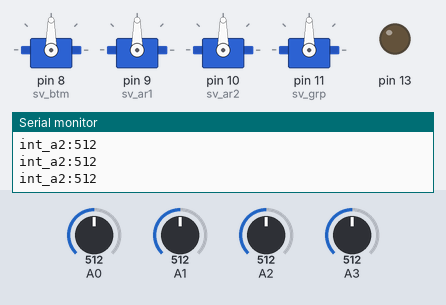
Recording of a sketch running on a simulated Arduino Uno, built with avr-gcc and run on an emulated ATmega328P. Parts: 4 × servo, output pins drawn as LEDs (lit = HIGH), the last lines printed to the serial monitor. Inputs (shaded band) come from the test bench; at power-on: A2 = 512, A0 = 512, A1 = 512, A3 = 512.

Above: at 1.2 s.
1.3 s: A2 set to 785
4.3 s: A2 set to 811
At 4.76 s:
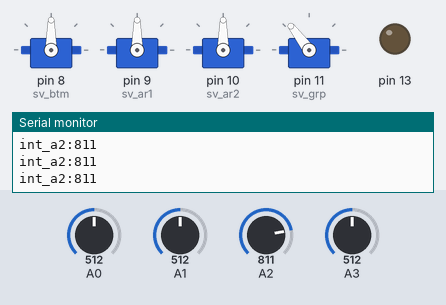
At 5.2 s:
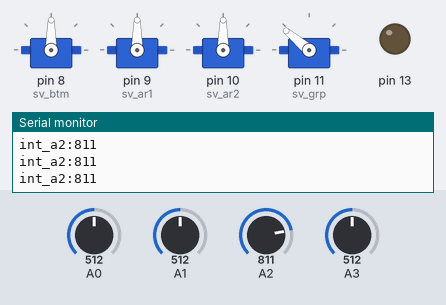
6.4 s: A0 set to 791
9.4 s: A0 set to 809
At 11.0 s:
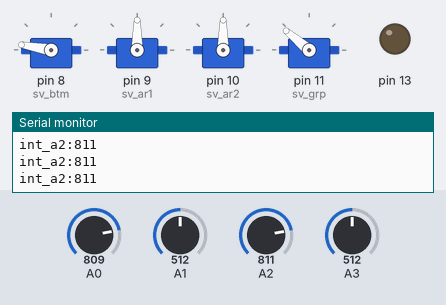
11.8 s: A1 set to 790
13.3 s: A1 set to 818
At 14.6 s:
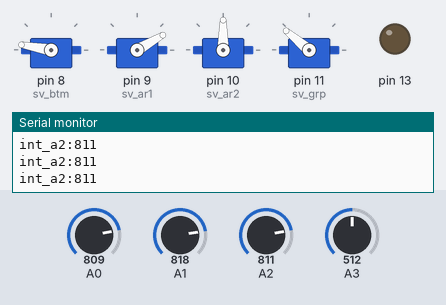
Timing chart, 0 to 16.3 s (numbered marks = the images above; inputs shaded):
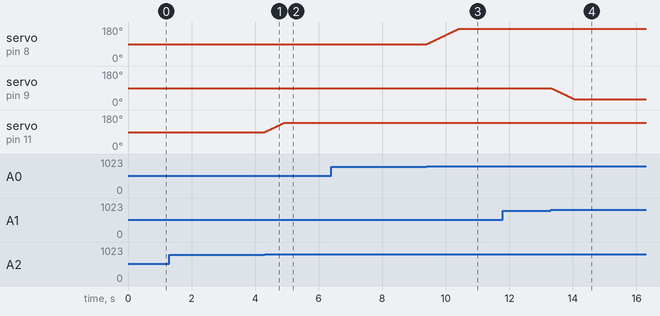

Measured:
- the behaviour switches between 800 and 801 on A2 (found by bisection; images 0 and 1)
- the behaviour switches between 800 and 801 on A0 (found by bisection; images 2 and 3)
- the behaviour switches between 800 and 801 on A1 (found by bisection; images 3 and 4)
- after the input at 4.3 s, servo on pin 11 (sv_grp): moves from 90° to 140° over 0.61 s, starting at once
- after the input at 9.4 s, servo on pin 8 (sv_btm): moves from 90° to 170° over 0.99 s, starting at once
- after the input at 13.3 s, servo on pin 9 (sv_ar1): moves from 90° to 30° over 0.74 s, starting at once

The sketch:

degree_joystick.ino
```cpp
#include <Servo.h>

Servo sv_btm;
Servo sv_ar1;
Servo sv_ar2;
Servo sv_grp;

int SENSE = 1;

int val_btm = 90;
int val_ar1 = 90;
int val_ar2 = 90;
int val_grp = 90;

String inputString = "";
bool stringComplete = false;

void setup() {
	Serial.begin(9600);
	sv_btm.attach(8);
	sv_ar1.attach(9);
	sv_ar2.attach(10);
	sv_grp.attach(11);

	sv_btm.write(val_btm);
	sv_ar1.write(val_ar1);
	sv_ar2.write(val_ar2);
	sv_grp.write(val_grp);

  pinMode(13, OUTPUT);
  Serial.begin(9600);
  inputString.reserve(200);
}

void loop(){
	int int_a0 = analogRead(A0);
	int int_a1 = analogRead(A1);
	int int_a3 = analogRead(A3);
	int int_a2 = analogRead(A2);

	//Serial.println("int_a0:"+String(int_a0));
	//Serial.println("int_a1:"+String(int_a1));
	//Serial.println("int_a3:"+String(int_a3));
	Serial.println("int_a2:"+String(int_a2));
  if (stringComplete) {
    if(inputString=="a\n"){
      val_ar2+=90;
    }
    if(inputString=="b\n"){
      val_ar2-=90;
    }
    inputString="";
    stringComplete = false;
  }
	if (int_a0 > 800) {
		val_btm += SENSE;
	}
	if (int_a0 < 200) {
		val_btm -= SENSE;
	}
	val_btm = constrain(val_btm, 90-80, 90+80);

	if (int_a1 > 800) {
		val_ar1 -= SENSE;
	}
	if (int_a1 < 200) {
		val_ar1 += SENSE;
	}
	val_ar1 = constrain(val_ar1, 90-60, 90+60);

	if (int_a3 > 800) {
		val_ar2 += SENSE;
	}
	if (int_a3 < 200) {
		val_ar2 -= SENSE;
	}
	val_ar2 = constrain(val_ar2, 90-60, 90+60);

	if (int_a2 > 800) {
		val_grp += SENSE;
	}
	if (int_a2 < 200) {
		val_grp -= SENSE;
	}
	val_grp = constrain(val_grp, 90, 90+50);

	sv_btm.write(val_btm);
	sv_ar1.write(val_ar1);
	sv_ar2.write(val_ar2);
	sv_grp.write(val_grp);

	delay(10);
}

void serialEvent() {
  while (Serial.available()) {
    char inChar = (char)Serial.read();
    inputString+=inChar;
    if (inChar == '\n') {
      stringComplete = true;
    }
  }
}
```
